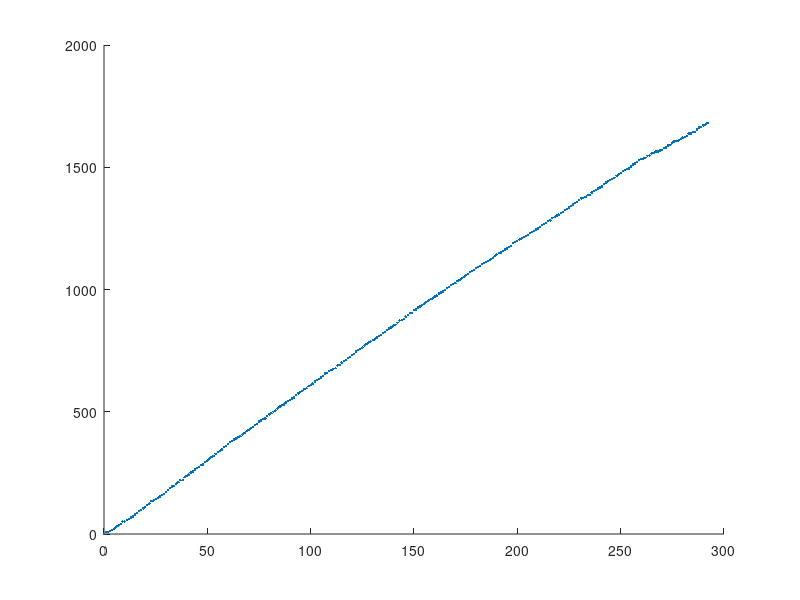

Write the MATLAB code that produced this figure.
load data.csv

figure
hold on
plot(data(:,7),data(:,8),'.')

% Column 7 is frames, starting from 0
% Column 8 is distance traveled in pixels (x)

% Second order polynomial coefficients, from
% Hero4Calibration/CalibrationScript
p2 = 4.440476190476176;      % Second order coefficient
p1 = 2.373214285714287e+02;  % First
p0 = 1.309523809523798;      % Constant

data(:,9) = zeros(length(data(:,8)),1);

for i = 1:length(data(:,8))
  
  x = data(i,8);
  data(i,9) = p2*x^2 + p1*x + p0;
  
end

